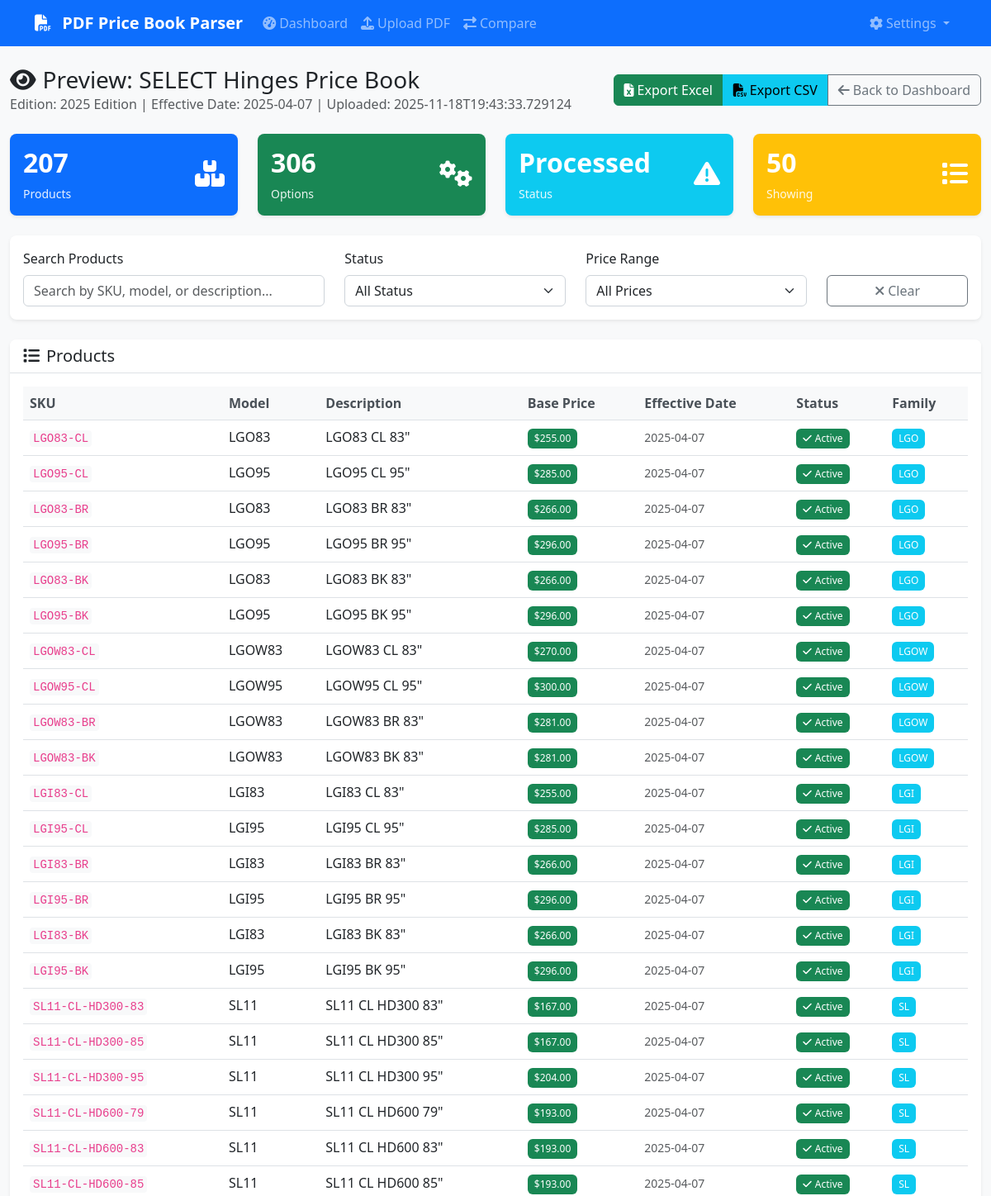
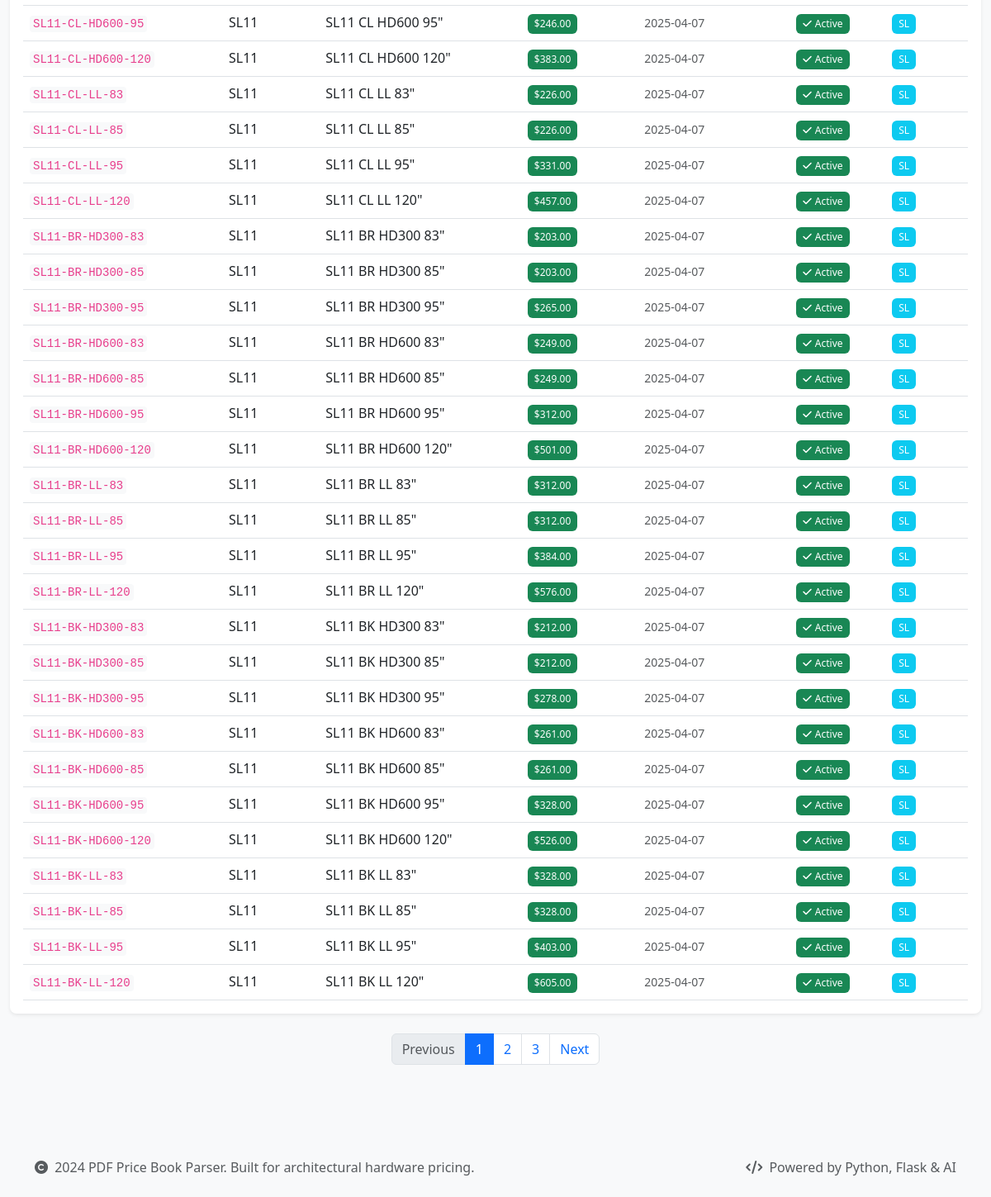
The app's page /preview/19 with its own data (2 pictures, top to bottom).
### database/models.py (models this page shows)
class Manufacturer(Base):
    __tablename__ = 'manufacturers'
    id = Column(Integer, primary_key=True)
    name = Column(String(255), nullable=False)
    code = Column(String(50), unique=True, nullable=False)
    created_at = Column(DateTime, default=datetime.utcnow)
    price_books = relationship("PriceBook", back_populates="manufacturer")
    product_families = relationship("ProductFamily", back_populates="manufacturer")
    finishes = relationship("Finish", back_populates="manufacturer")

class PriceBook(Base):
    __tablename__ = 'price_books'
    id = Column(Integer, primary_key=True)
    manufacturer_id = Column(Integer, ForeignKey('manufacturers.id'), nullable=False)
    edition = Column(String(100))
    effective_date = Column(Date)
    upload_date = Column(DateTime, default=datetime.utcnow)
    file_path = Column(Text)
    file_size = Column(Integer)
    status = Column(String(50), default='processing')  # processing, completed, failed
    parsing_notes = Column(Text)
    manufacturer = relationship("Manufacturer", back_populates="price_books")
    products = relationship("Product", back_populates="price_book", cascade="all, delete-orphan")

class ProductFamily(Base):
    __tablename__ = 'product_families'
    id = Column(Integer, primary_key=True)
    manufacturer_id = Column(Integer, ForeignKey('manufacturers.id'), nullable=False)
    name = Column(String(255), nullable=False)
    category = Column(String(100))
    description = Column(Text)
    created_at = Column(DateTime, default=datetime.utcnow)
    manufacturer = relationship("Manufacturer", back_populates="product_families")
    products = relationship("Product", back_populates="family")

### app.py (the view)
@app.route('/preview/<int:price_book_id>')
def preview(price_book_id):
    try:
        summary = price_book_manager.get_price_book_summary(price_book_id)
        products = price_book_manager.get_products_by_price_book(price_book_id, limit=50)
        return render_template('preview.html',
                             summary=summary,
                             products=products,
                             price_book_id=price_book_id)
    except Exception as e:
        logger.error(f"Error loading preview: {e}")
        flash('Error loading preview', 'error')
        return redirect(url_for('index'))

### database/manager.py (called while the page is built)
    def get_session(self) -> Session:
        return self.db_manager.get_session()

### database/models.py (called while the page is built)
    def get_session(self):
        return self.SessionLocal()

### templates/preview.html (shortened to what this page needs)
{% extends "base.html" %}
{% block content %}
<div class="row">
    <div class="col-12">
        <div class="d-flex justify-content-between align-items-center mb-4">
            <div>
                <h1 class="h3 mb-0">
                    <i class="fas fa-eye me-2"></i>Preview: {{ summary.manufacturer }} Price Book
                </h1>
                <p class="text-muted mb-0">
                    Edition: {{ summary.edition or 'N/A' }} |
                    Effective Date: {{ summary.effective_date or 'N/A' }} |
                    Uploaded: {{ summary.upload_date }}
                </p>
            </div>
            <div class="btn-group">
                <a href="{{ url_for('export', price_book_id=price_book_id, format='excel') }}"
                   class="btn btn-success">
                    <i class="fas fa-file-excel me-1"></i>Export Excel
                </a>
                <a href="{{ url_for('export', price_book_id=price_book_id, format='csv') }}"
                   class="btn btn-info">
                    <i class="fas fa-file-csv me-1"></i>Export CSV
                </a>
                <a href="{{ url_for('index') }}" class="btn btn-outline-secondary">
                    <i class="fas fa-arrow-left me-1"></i>Back to Dashboard
                </a>
            </div>
        </div>
    </div>
</div>
<div class="row mb-4">
    <div class="col-md-3">
        <div class="card bg-primary text-white">
            <div class="card-body">
                <div class="d-flex justify-content-between">
                    <div>
                        <h4 class="card-title">{{ summary.product_count }}</h4>
                        <p class="card-text">Products</p>
                    </div>
                    <div class="align-self-center">
                        <i class="fas fa-boxes fa-2x"></i>
                    </div>
                </div>
            </div>
        </div>
    </div>
    <div class="col-md-3">
        <div class="card bg-success text-white">
            <div class="card-body">
                <div class="d-flex justify-content-between">
                    <div>
                        <h4 class="card-title">{{ summary.option_count }}</h4>
                        <p class="card-text">Options</p>
                    </div>
                    <div class="align-self-center">
                        <i class="fas fa-cogs fa-2x"></i>
                    </div>
                </div>
            </div>
        </div>
    </div>
    <div class="col-md-3">
        <div class="card bg-info text-white">
            <div class="card-body">
                <div class="d-flex justify-content-between">
                    <div>
                        <h4 class="card-title">{{ summary.status|title }}</h4>
                        <p class="card-text">Status</p>
                    </div>
                    <div class="align-self-center">
                        {% if summary.status == 'completed' %}
                            <i class="fas fa-check-circle fa-2x"></i>
                        {% elif summary.status == 'processing' %}
                            <i class="fas fa-spinner fa-spin fa-2x"></i>
                        {% else %}
                            <i class="fas fa-exclamation-triangle fa-2x"></i>
                        {% endif %}
                    </div>
                </div>
            </div>
        </div>
    </div>
    <div class="col-md-3">
        <div class="card bg-warning text-white">
            <div class="card-body">
                <div class="d-flex justify-content-between">
                    <div>
                        <h4 class="card-title">{{ products|length }}</h4>
                        <p class="card-text">Showing</p>
                    </div>
                    <div class="align-self-center">
                        <i class="fas fa-list fa-2x"></i>
                    </div>
                </div>
            </div>
        </div>
    </div>
</div>
<div class="row mb-4">
    <div class="col-12">
        <div class="card">
            <div class="card-body">
                <div class="row">
                    <div class="col-md-4">
                        <label for="searchInput" class="form-label">Search Products</label>
                        <input type="text" class="form-control" id="searchInput" placeholder="Search by SKU, model, or description...">
                    </div>
                    <div class="col-md-3">
                        <label for="statusFilter" class="form-label">Status</label>
                        <select class="form-select" id="statusFilter">
                            <option value="">All Status</option>
                        </select>
                    </div>
                    <div class="col-md-3">
                        <label for="priceFilter" class="form-label">Price Range</label>
                        <select class="form-select" id="priceFilter">
                            <option value="">All Prices</option>
                        </select>
                    </div>
                    <div class="col-md-2">
                        <label class="form-label">&nbsp;</label>
                        <button class="btn btn-outline-secondary w-100" onclick="clearFilters()">
                            <i class="fas fa-times me-1"></i>Clear
                        </button>
                    </div>
                </div>
            </div>
        </div>
    </div>
</div>
<div class="row">
    <div class="col-12">
        <div class="card">
            <div class="card-header">
                <h5 class="card-title mb-0">
                    <i class="fas fa-list me-2"></i>Products
                </h5>
            </div>
            <div class="card-body">
                <div class="table-responsive">
                    <table class="table table-hover" id="productsTable">
                        <thead>
                            <tr>
                                <th>SKU</th>
                                <th>Model</th>
                                <th>Description</th>
                                <th>Base Price</th>
                                <th>Effective Date</th>
                                <th>Status</th>
                                <th>Family</th>
                            </tr>
                        </thead>
                        <tbody>
                            {% for product in products %}
                            <tr data-sku="{{ product.sku|lower }}"
                                data-model="{{ product.model|lower }}"
                                data-description="{{ product.description|lower }}"
                                data-price="{{ product.base_price or 0 }}"
                                data-status="{{ 'active' if product.is_active else 'inactive' }}">
                                <td>
                                    <code>{{ product.sku }}</code>
                                </td>
                                <td>{{ product.model or 'N/A' }}</td>
                                <td>{{ product.description or 'N/A' }}</td>
                                <td>
                                    {% if product.base_price %}
                                        <span class="badge bg-success">${{ "%.2f"|format(product.base_price) }}</span>
                                    {% else %}
                                        <span class="text-muted">N/A</span>
                                    {% endif %}
                                </td>
                                <td>
                                    {% if product.effective_date %}
                                        <small class="text-muted">{{ product.effective_date }}</small>
                                    {% else %}
                                        <span class="text-muted">N/A</span>
                                    {% endif %}
                                </td>
                                <td>
                                    {% if product.is_active %}
                                        <span class="badge bg-success">
                                            <i class="fas fa-check me-1"></i>Active
                                        </span>
                                    {% else %}
                                        <span class="badge bg-secondary">
                                            <i class="fas fa-times me-1"></i>Inactive
                                        </span>
                                    {% endif %}
                                </td>
                                <td>
                                    {% if product.family %}
                                        <span class="badge bg-info">{{ product.family }}</span>
                                    {% else %}
                                        <span class="text-muted">N/A</span>
                                    {% endif %}
                                </td>
                            </tr>
                            {% endfor %}
                        </tbody>
                    </table>
                </div>
            </div>
        </div>
    </div>
</div>
{% if products|length >= 50 %}
<div class="row mt-4">
    <div class="col-12">
        <nav aria-label="Products pagination">
            <ul class="pagination justify-content-center">
                <li class="page-item disabled">
                    <a class="page-link" href="#" tabindex="-1">Previous</a>
                </li>
                <li class="page-item active">
                    <a class="page-link" href="#">1</a>
                </li>
                <li class="page-item">
                    <a class="page-link" href="#">2</a>
                </li>
                <li class="page-item">
                    <a class="page-link" href="#">3</a>
                </li>
                <li class="page-item">
                    <a class="page-link" href="#">Next</a>
                </li>
            </ul>
        </nav>
    </div>
</div>
{% endif %}
{% endblock %}

### static/css/style.css (style rules this page uses)
:root { --primary-color: #0d6efd; --secondary-color: #6c757d; --success-color: #198754; --danger-color: #dc3545; --warning-color: #ffc107; --info-color: #0dcaf0; --light-color: #f8f9fa; --dark-color: #212529; }
body { font-family: 'Segoe UI', Tahoma, Geneva, Verdana, sans-serif; background-color: #f8f9fa; }
.card { border: none; box-shadow: 0 0.125rem 0.25rem rgba(0, 0, 0, 0.075); border-radius: 0.5rem; transition: box-shadow 0.15s ease-in-out; }
.card-header { background-color: #fff; border-bottom: 1px solid #dee2e6; border-radius: 0.5rem 0.5rem 0 0 !important; font-weight: 600; }
.btn { border-radius: 0.375rem; font-weight: 500; transition: all 0.15s ease-in-out; }
.table { margin-bottom: 0; }
.table th { border-top: none; font-weight: 600; color: #495057; background-color: #f8f9fa; }
.badge { font-size: 0.75em; font-weight: 500; padding: 0.375rem 0.5rem; }
.form-control, .form-select { border-radius: 0.375rem; border: 1px solid #ced4da; transition: border-color 0.15s ease-in-out, box-shadow 0.15s ease-in-out; }
.card.bg-primary, .card.bg-success, .card.bg-warning, .card.bg-info, .card.bg-danger { border: none; }
.card.bg-primary .card-title, .card.bg-success .card-title, .card.bg-warning .card-title, .card.bg-info .card-title, .card.bg-danger .card-title { font-size: 2rem; font-weight: 700; margin-bottom: 0.5rem; }
.card.bg-primary .card-text, .card.bg-success .card-text, .card.bg-warning .card-text, .card.bg-info .card-text, .card.bg-danger .card-text { font-size: 0.875rem; opacity: 0.9; margin-bottom: 0; }
code { background-color: #f8f9fa; color: #e83e8c; padding: 0.125rem 0.25rem; border-radius: 0.25rem; font-size: 0.875em; }

### records on screen
Manufacturer: manufacturer "SELECT Hinges"
PriceBook: edition "2025 Edition", status "Processed"
ProductFamily: sku "LGO83-CL", model "LGO83", description "LGO83 CL 83\"", base_price "255.00", effective_date "2025-04-07", family "LGO", sku "LGO95-CL", model "LGO95", description "LGO95 CL 95\"", base_price "285.00", sku "LGO83-BR", description "LGO83 BR 83\"", base_price "266.00", sku "LGO95-BR", description "LGO95 BR 95\"", base_price "296.00", sku "LGO83-BK", description "LGO83 BK 83\"", sku "LGO95-BK", description "LGO95 BK 95\""
ProductFamily: sku "LGOW83-CL", model "LGOW83", description "LGOW83 CL 83\"", base_price "270.00", effective_date "2025-04-07", family "LGOW", sku "LGOW95-CL", model "LGOW95", description "LGOW95 CL 95\"", base_price "300.00", sku "LGOW83-BR", description "LGOW83 BR 83\"", base_price "281.00", sku "LGOW83-BK", description "LGOW83 BK 83\""
ProductFamily: sku "LGI83-CL", model "LGI83", description "LGI83 CL 83\"", base_price "255.00", effective_date "2025-04-07", family "LGI", sku "LGI95-CL", model "LGI95", description "LGI95 CL 95\"", base_price "285.00", sku "LGI83-BR", description "LGI83 BR 83\"", base_price "266.00", sku "LGI95-BR", description "LGI95 BR 95\"", base_price "296.00", sku "LGI83-BK", description "LGI83 BK 83\"", sku "LGI95-BK", description "LGI95 BK 95\""
ProductFamily: sku "SL11-CL-HD300-83", model "SL11", description "SL11 CL HD300 83\"", base_price "167.00", effective_date "2025-04-07", family "SL", sku "SL11-CL-HD300-85", description "SL11 CL HD300 85\"", sku "SL11-CL-HD300-95", description "SL11 CL HD300 95\"", base_price "204.00", sku "SL11-CL-HD600-79", description "SL11 CL HD600 79\"", base_price "193.00", sku "SL11-CL-HD600-83", description "SL11 CL HD600 83\"", sku "SL11-CL-HD600-85", description "SL11 CL HD600 85\"", sku "SL11-CL-HD600-95", description "SL11 CL HD600 95\"", base_price "246.00", sku "SL11-CL-HD600-120", description "SL11 CL HD600 120\"", base_price "383.00", sku "SL11-CL-LL-83", description "SL11 CL LL 83\"", base_price "226.00", sku "SL11-CL-LL-85", description "SL11 CL LL 85\"", sku "SL11-CL-LL-95", description "SL11 CL LL 95\"", base_price "331.00", sku "SL11-CL-LL-120", description "SL11 CL LL 120\"", base_price "457.00", sku "SL11-BR-HD300-83", description "SL11 BR HD300 83\"", base_price "203.00", sku "SL11-BR-HD300-85", description "SL11 BR HD300 85\"", sku "SL11-BR-HD300-95", description "SL11 BR HD300 95\"", base_price "265.00", sku "SL11-BR-HD600-83", description "SL11 BR HD600 83\"", base_price "249.00", sku "SL11-BR-HD600-85", description "SL11 BR HD600 85\"", sku "SL11-BR-HD600-95", description "SL11 BR HD600 95\"", base_price "312.00", sku "SL11-BR-HD600-120", description "SL11 BR HD600 120\"", base_price "501.00", sku "SL11-BR-LL-83", description "SL11 BR LL 83\"", sku "SL11-BR-LL-85", description "SL11 BR LL 85\"", sku "SL11-BR-LL-95", description "SL11 BR LL 95\"", base_price "384.00", sku "SL11-BR-LL-120", description "SL11 BR LL 120\"", base_price "576.00", sku "SL11-BK-HD300-83", description "SL11 BK HD300 83\"", base_price "212.00", sku "SL11-BK-HD300-85", description "SL11 BK HD300 85\"", sku "SL11-BK-HD300-95", description "SL11 BK HD300 95\"", base_price "278.00", sku "SL11-BK-HD600-83", description "SL11 BK HD600 83\"", base_price "261.00", sku "SL11-BK-HD600-85", description "SL11 BK HD600 85\"", sku "SL11-BK-HD600-95", description "SL11 BK HD600 95\"", base_price "328.00", sku "SL11-BK-HD600-120", description "SL11 BK HD600 120\"", base_price "526.00", sku "SL11-BK-LL-83", description "SL11 BK LL 83\"", sku "SL11-BK-LL-85", description "SL11 BK LL 85\"", sku "SL11-BK-LL-95", description "SL11 BK LL 95\"", base_price "403.00", sku "SL11-BK-LL-120", description "SL11 BK LL 120\"", base_price "605.00"

### other values on screen
{{ summary.effective_date or 'N/A' }} "2025-04-07"
{{ summary.upload_date }} "2025-11-18T19:43:33.729124"
{{ summary.product_count }} "207"
{{ summary.option_count }} "306"
{{ products|length }} "50"
